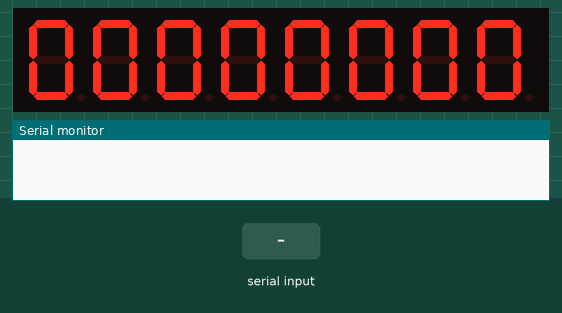
This sketch was run on a simulated Arduino Uno, built with avr-gcc and run on an emulated ATmega328P. Shown: 8-digit seven-segment display, the last lines printed to the serial monitor. The inputs (shaded band) are chosen by the test bench.

Above: at 1.2 s.
1.3 s: "5\n" received over Serial
At 1.7 s:
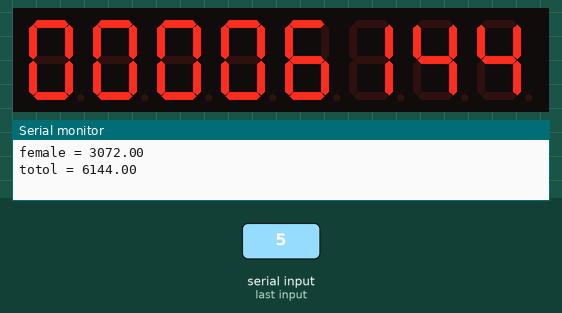
2.9 s: "90,45\n" received over Serial
Timing chart, 0 to 5.9 s (numbered marks = the images above; inputs shaded):
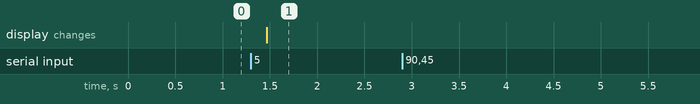

Measured:
- after the input at 1.3 s, the display: changes after 0.17 s (image 1)

The sketch:

lab3_5.ino
```cpp
#include "LedControl.h"


LedControl lc = LedControl(19, 5, 18, 1);
float fe = 3;
float tot;
float me = 3;
float y;
float n;
int i;
void setup() {
  Serial.begin(9600);
  lc.shutdown(0, false);
  /* Set the brightness to a medium values */
  lc.setIntensity(0, 8);
  /* and clear the display */
  lc.clearDisplay(0);
}

void loop() {
  if (Serial.available())
  {
    n = Serial.parseFloat();
    //n = y*3;
    for (i = 1; i <= n; i++)
    {
      fe = ((fe * 3) + fe) ;
      me = ((me * 3) + (me));
      tot = fe + me;

      Serial.print("term ");
      Serial.println(i);

      Serial.print("female = ");
      Serial.println(fe);

      Serial.print("totol = ");
      Serial.println(tot);
      Serial.println(" ");
    }
    fe = 3;

    me = 3;

  }
  int x = tot;
  lc.setDigit(0, 0, x % 10, false); x = x / 10;
  lc.setDigit(0, 1, x % 10, false); x = x / 10;
  lc.setDigit(0, 2, x % 10, false); x = x / 10;
  lc.setDigit(0, 3, x % 10, false); x = x / 10;
  lc.setDigit(0, 4, x % 10, false); x = x / 10;
  lc.setDigit(0, 5, x % 10, false); x = x / 10;
  lc.setDigit(0, 6, x % 10, false); x = x / 10;
  lc.setDigit(0, 7, x, false);
}
```
